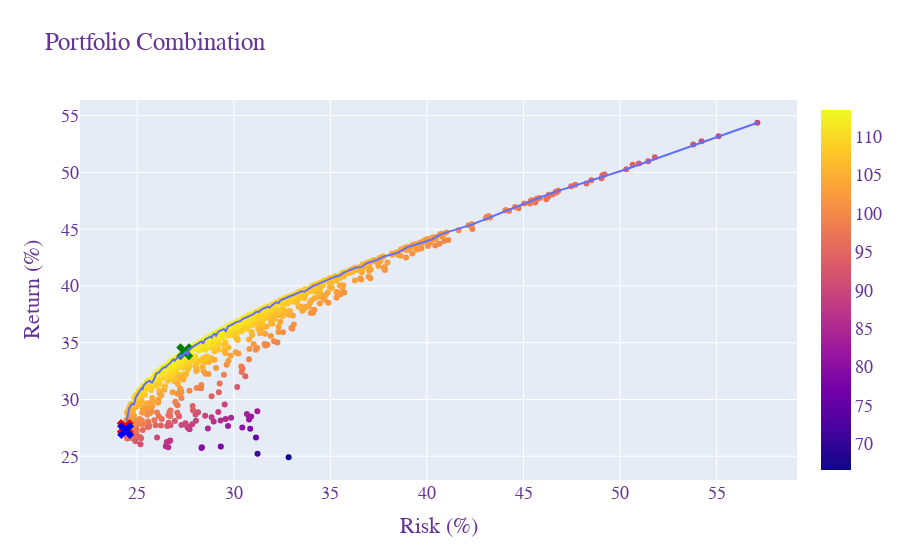

Notebook cell for this chart:
### Markdown cell above
#### Visualization

### Code cell
#Visualizing the 1000 combination data
fig1= px.scatter(data_frame=Scatter_Data,
               x='Risk',y='Return',hover_data=Scatter_Data.columns, color='Sharpe Ratio',
               )

#Visualizing a portfolio with lowest risk
fig2 = px.scatter(data_frame=Min_Varianz_Data, x = 'Risk', y = 'Return',hover_data=Min_Varianz_Data.columns,labels=dict(Risk="Risk (%)", Return="Return (%)"))
#Visualizing a portfolio with highest sharpe ratio
fig3 = px.scatter(data_frame=Sharpe_max_Data, x = 'Risk', y = 'Return',hover_data=Sharpe_max_Data.columns,labels=dict(Risk="Risk (%)", Return="Return (%)"))

fig4 =px.scatter(data_frame=optimal_portfolio,x = 'Risk', y = 'Return',hover_data=optimal_portfolio.columns,labels=dict(Risk="Risk (%)", Return="Return (%)"))

#adding marker to fig2 and fig3
fig2.update_traces(marker=dict(size=15, color="Red",symbol="x"))
fig3.update_traces(marker=dict(size=15, color="Green",symbol="x"))
fig4.update_traces(marker=dict(size=15, color="Blue",symbol="x"))


#here i'm trying to draw a efficient frontier line from the visualization but still not getting the result i wanted
fig5= px.line(data_frame=test,
               x='Risk',y='Return'
               )


fig = go.Figure(data = fig1.data + fig2.data + fig3.data+fig4.data+fig5.data)
fig.update_layout(
    title="Portfolio Combination",
    xaxis_title="Risk (%)",
    yaxis_title="Return (%)",
    font=dict(
        family="Bahnschrift",
        size=18,
        color="RebeccaPurple"
    )
)
fig.show()

### Figure 1 — Plotly figure (JSON) as saved in the notebook; plotly's stock layout.template omitted (floating-point values rounded to 4 significant figures; data arrays with more than 128 entries replaced by an {"elided": "..."} marker saying what was removed)
{"data": [{"customdata": {"elided": "1000x4 mixed values"}, "hovertemplate": "Risk=%{x}<br>Return=%{y}<br>AAPL=%{customdata[0]}<br>TSLA=%{customdata[1]}<br>COKE=%{customdata[2]}<br>Sharpe Ratio=%{marker.color}<extra></extra>", "legendgroup": "", "marker": {"color": {"elided": "1000 float values"}, "coloraxis": "coloraxis", "symbol": "circle"}, "mode": "markers", "name": "", "orientation": "v", "showlegend": false, "type": "scatter", "x": {"elided": "1000 float values"}, "xaxis": "x", "y": {"elided": "1000 float values"}, "yaxis": "y"}, {"customdata": [["57.9%", "38.33%", "3.77%", 100.5]], "hovertemplate": "Risk (%)=%{x}<br>Return (%)=%{y}<br>AAPL=%{customdata[0]}<br>TSLA=%{customdata[1]}<br>COKE=%{customdata[2]}<br>Sharpe Ratio=%{customdata[3]}<extra></extra>", "legendgroup": "", "marker": {"color": "Red", "size": 15, "symbol": "x"}, "mode": "markers", "name": "", "orientation": "v", "showlegend": false, "type": "scatter", "x": [24.38], "xaxis": "x", "y": [27.54], "yaxis": "y"}, {"customdata": [["45.2%", "27.78%", "27.02%", 113.5]], "hovertemplate": "Risk (%)=%{x}<br>Return (%)=%{y}<br>AAPL=%{customdata[0]}<br>TSLA=%{customdata[1]}<br>COKE=%{customdata[2]}<br>Sharpe Ratio=%{customdata[3]}<extra></extra>", "legendgroup": "", "marker": {"color": "Green", "size": 15, "symbol": "x"}, "mode": "markers", "name": "", "orientation": "v", "showlegend": false, "type": "scatter", "x": [27.46], "xaxis": "x", "y": [34.2], "yaxis": "y"}, {"customdata": [["57.03%", "40.4%", "2.57%", 99.26]], "hovertemplate": "Risk (%)=%{x}<br>Return (%)=%{y}<br>AAPL=%{customdata[0]}<br>TSLA=%{customdata[1]}<br>COKE=%{customdata[2]}<br>Sharpe Ratio=%{customdata[3]}<extra></extra>", "legendgroup": "", "marker": {"color": "Blue", "size": 15, "symbol": "x"}, "mode": "markers", "name": "", "orientation": "v", "showlegend": false, "type": "scatter", "x": [24.4], "xaxis": "x", "y": [27.26], "yaxis": "y"}, {"hovertemplate": "Risk=%{x}<br>Return=%{y}<extra></extra>", "legendgroup": "", "line": {"color": "#636efa", "dash": "solid"}, "marker": {"symbol": "circle"}, "mode": "lines", "name": "", "orientation": "v", "showlegend": false, "type": "scatter", "x": [24.45, 24.52, 24.59, 24.65, 24.73, 24.77, 24.84, 24.92, 24.99, 25.13, 25.22, 25.28, 25.32, 25.51, 25.56, 25.62, 25.77, 25.9, 25.98, 26.11, 26.25, 26.38, 26.47, 26.54, 26.62, 26.68, 26.74, 26.81, 26.89, 26.94, 27.03, 27.09, 27.19, 27.24, 27.33, 27.43, 27.51, 27.63, 27.66, 27.71, 27.79, 27.98, 28.04, 28.08, 28.23, 28.33, 28.41, 28.52, 28.59, 28.69, 28.77, 28.85, 28.94, 29.01, 29.08, 29.19, 29.23, 29.36, 29.49, 29.58, 29.7, 29.81, 29.9, 29.98, 30.1, 30.18, 30.35, 30.45, 30.59, 30.68, 30.79, 30.85, 30.99, 31.16, 31.25, 31.31, 31.38, 31.48, 31.58, 31.64, 31.74, 31.85, 31.95, 32.08, 32.19, 32.32, 32.41, 32.53, 32.7, 32.84, 32.95, 33.11, 33.36, 33.48, 33.67, 33.86, 34.05, 34.13, 34.23, 34.4, 34.57, 34.78, 35.03, 35.32, 35.49, 35.68, 36.04, 36.3, 36.63, 36.82, 37.02, 37.39, 37.78, 38.51, 38.99, 39.42, 39.86, 40.25, 40.77, 42.35, 44.56, 45.71, 46.8, 50.32, 57.11], "xaxis": "x", "y": [28.07, 28.83, 29.26, 29.41, 29.62, 29.56, 29.57, 30.18, 30.39, 30.71, 30.97, 30.91, 31.21, 31.54, 31.62, 31.64, 31.48, 31.86, 32.29, 32.37, 32.64, 32.84, 32.82, 33, 33.08, 33.23, 33.27, 33.43, 33.53, 33.42, 33.66, 33.72, 33.66, 33.93, 33.77, 34.07, 34.2, 33.89, 34.4, 34.47, 34.53, 34.77, 34.77, 34.86, 35.04, 35.13, 34.92, 35.29, 35.35, 35.48, 35.54, 35.46, 35.73, 35.79, 35.62, 35.97, 36.02, 36.11, 36.2, 36.02, 36.42, 36.49, 36.61, 36.65, 36.79, 36.82, 36.92, 37.08, 37.19, 37.29, 37.41, 37.39, 37.49, 37.71, 37.74, 37.7, 37.86, 37.99, 38.06, 38.06, 38.18, 38.1, 38.27, 38.44, 38.56, 38.5, 38.74, 38.8, 38.94, 39.05, 39.1, 39.23, 39.42, 39.51, 39.51, 39.73, 39.94, 40.02, 40.07, 40.2, 40.31, 40.52, 40.67, 40.86, 40.92, 41.15, 41.39, 41.61, 41.68, 41.95, 42.08, 42.26, 42.6, 42.94, 43.42, 43.68, 43.88, 44.11, 44.59, 45.43, 46.95, 47.71, 48.38, 50.28, 54.38], "yaxis": "y"}], "layout": {"font": {"color": "RebeccaPurple", "family": "Bahnschrift", "size": 18}, "title": {"text": "Portfolio Combination"}, "xaxis": {"title": {"text": "Risk (%)"}}, "yaxis": {"title": {"text": "Return (%)"}}}}
